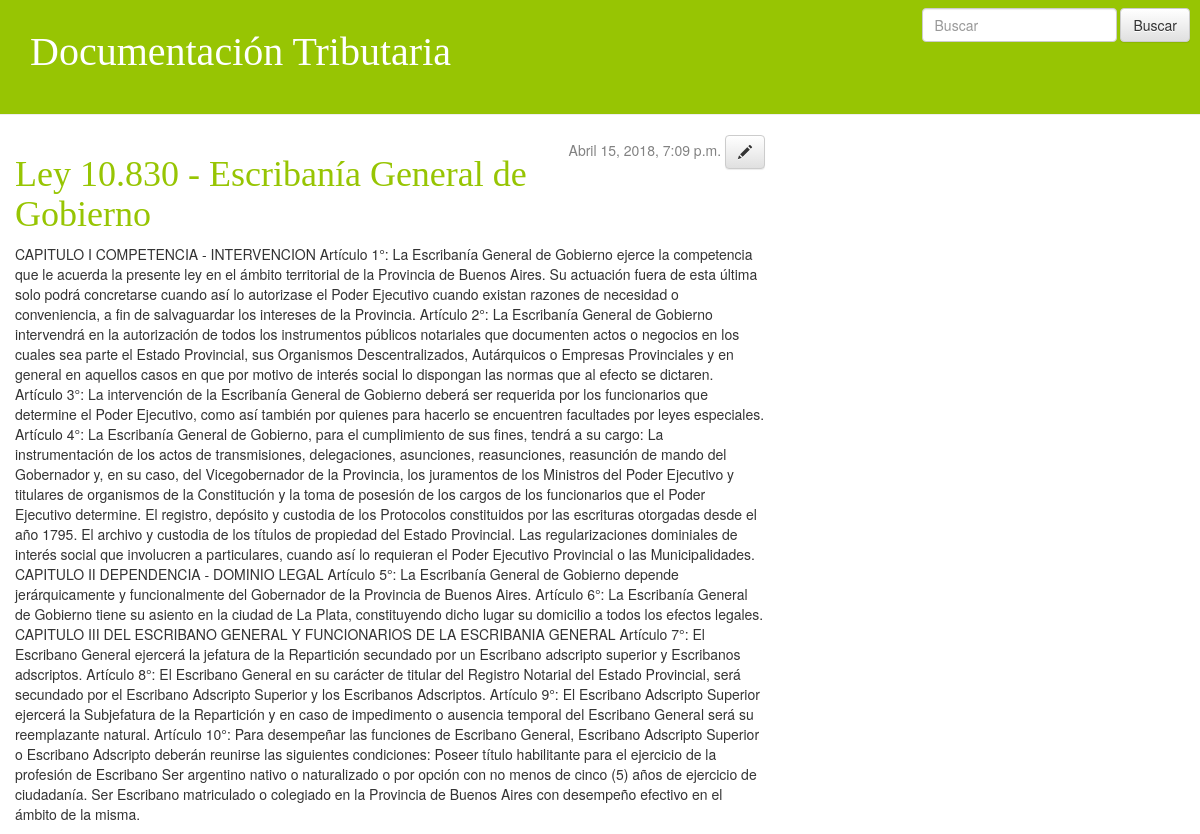
Page /post/6/ on the committed database.
### blog/models.py (models this page shows, shortened)
class Post(models.Model):
    author = models.ForeignKey('auth.User', on_delete=models.CASCADE)
    title = models.CharField(max_length=200)
    text = models.TextField()
    created_date = models.DateTimeField(default=timezone.now)
    published_date = models.DateTimeField(blank=True, null=True)
    archivo=models.FileField(upload_to="archivos/", null=True, blank=True)

### blog/views.py (the view)
# urls.py: url(r'^post/(?P<pk>[0-9]+)/$', views.post_detail, name= 'post_detail'),
def post_detail(request, pk):
    post = get_object_or_404(Post, pk=pk)
    return render(request, 'blog/post_detail.html', {'post':post})

### blog/templates/blog/post_detail.html (shortened to what this page needs)
       {% extends 'blog/base.html' %}
    {% block content %}
        <div class="date">
        {% if post.published_date %}
            {{ post.published_date }}
        {% endif %}
        <a class="btn btn-default" href="{% url 'post_edit' pk=post.pk %}"><span class="glyphicon glyphicon-pencil"></span></a>
        </div>
        <h1>{{ post.title }}</h1>
        <p>{{ post.text }}</p>
    {% endblock %}

### blog/static/css/blog.css (style rules this page uses)
h1, h2, h3, h4 { font-family: 'DejaVu Regular', cursive; color: #97c503; }
.date { float: right; color: #828282; }

### rows in the picture
Post: published_date "Abril 15, 2018, 7:09 p.m.", title "Ley 10.830 - Escribanía General de Gobierno", text "CAPITULO I COMPETENCIA - INTERVENCION Artículo 1°: La Escribanía General de Gobierno ejerce la competencia que le acuerda la presente ley en el ámbito territorial de la Provincia de Buenos Aires. Su actuación fuera de esta última solo podrá concretarse cuando así lo autorizase el Poder Ejecutivo cuando existan razones de necesidad o conveniencia, a fin de salvaguardar los intereses de la Provincia. Artículo 2°: La Escribanía General de Gobierno intervendrá en la autorización de todos los instrumentos públicos notariales que documenten actos o negocios en los cuales sea parte el Estado Provincial, sus Organismos Descentralizados, Autárquicos o Empresas Provinciales y en general en aquellos…"
